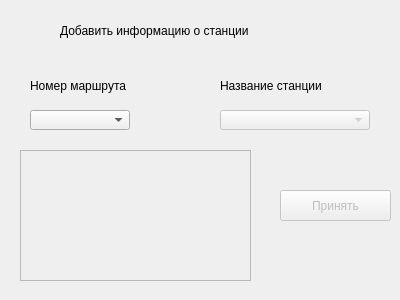
<?xml version="1.0" encoding="UTF-8"?>
<ui version="4.0">
 <class>DialogAboutAddingInfoAboutStation</class>
 <widget class="QDialog" name="DialogAboutAddingInfoAboutStation">
  <property name="geometry">
   <rect>
    <x>0</x>
    <y>0</y>
    <width>400</width>
    <height>300</height>
   </rect>
  </property>
  <property name="windowTitle">
   <string>Dialog</string>
  </property>
  <widget class="QTextEdit" name="textEdit">
   <property name="enabled">
    <bool>false</bool>
   </property>
   <property name="geometry">
    <rect>
     <x>20</x>
     <y>150</y>
     <width>231</width>
     <height>131</height>
    </rect>
   </property>
  </widget>
  <widget class="QComboBox" name="comboBox_2">
   <property name="enabled">
    <bool>false</bool>
   </property>
   <property name="geometry">
    <rect>
     <x>220</x>
     <y>110</y>
     <width>150</width>
     <height>20</height>
    </rect>
   </property>
  </widget>
  <widget class="QLabel" name="label">
   <property name="geometry">
    <rect>
     <x>30</x>
     <y>70</y>
     <width>101</width>
     <height>31</height>
    </rect>
   </property>
   <property name="styleSheet">
    <string notr="true">font: 10pt &quot;MS Shell Dlg 2&quot;;</string>
   </property>
   <property name="text">
    <string>Номер маршрута</string>
   </property>
  </widget>
  <widget class="QPushButton" name="pushButton">
   <property name="enabled">
    <bool>false</bool>
   </property>
   <property name="geometry">
    <rect>
     <x>280</x>
     <y>190</y>
     <width>111</width>
     <height>31</height>
    </rect>
   </property>
   <property name="text">
    <string>Принять</string>
   </property>
  </widget>
  <widget class="QLabel" name="label_3">
   <property name="geometry">
    <rect>
     <x>60</x>
     <y>10</y>
     <width>261</width>
     <height>41</height>
    </rect>
   </property>
   <property name="styleSheet">
    <string notr="true">font: 11pt &quot;MS Shell Dlg 2&quot;;</string>
   </property>
   <property name="text">
    <string>Добавить информацию о станции</string>
   </property>
  </widget>
  <widget class="QComboBox" name="comboBox">
   <property name="geometry">
    <rect>
     <x>30</x>
     <y>110</y>
     <width>100</width>
     <height>20</height>
    </rect>
   </property>
  </widget>
  <widget class="QLabel" name="label_2">
   <property name="geometry">
    <rect>
     <x>220</x>
     <y>70</y>
     <width>101</width>
     <height>31</height>
    </rect>
   </property>
   <property name="styleSheet">
    <string notr="true">font: 10pt &quot;MS Shell Dlg 2&quot;;</string>
   </property>
   <property name="text">
    <string>Название станции</string>
   </property>
  </widget>
 </widget>
 <resources/>
 <connections/>
</ui>
